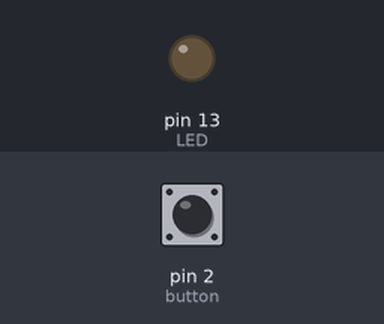
Bench run of a sketch on a simulated Arduino Uno, built with avr-gcc and run on an emulated ATmega328P. Parts: output pins drawn as LEDs (lit = HIGH). Dashed ring = blinking. The inputs (shaded band) are chosen by the test bench; at power-on: pin 2 (button) LOW.

Above: at 1.2 s.
1.3 s: pin 2 (button) pulled HIGH for 1 s
At 2.9 s:
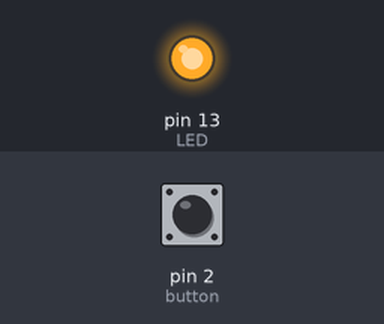
3.8 s: pin 2 (button) pulled HIGH for 0.15 s
At 4.2 s:
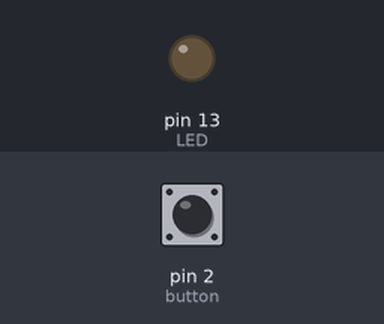
5.4 s: pin 2 (button) pulled HIGH for 3.2 s
At 5.5 s:
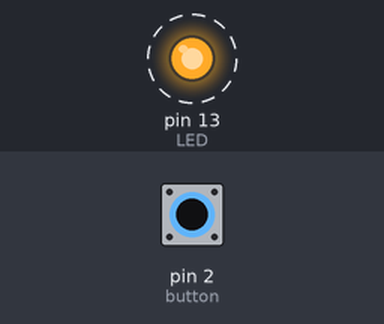
Timing chart, 0 to 9.9 s (numbered marks = the images above; inputs shaded):
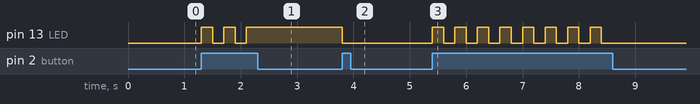

Measured:
- after the input at 1.3 s, pin 13 (LED): alternates HIGH for 0.20 s and LOW for 0.20 s, 5 changes in all, then stays HIGH, starting at once
- after the input at 3.8 s, pin 13 (LED): HIGH → LOW at once
- after the input at 5.4 s, pin 13 (LED): alternates HIGH for 0.20 s and LOW for 0.20 s, 16 changes in all, then stays LOW, starting at once

The sketch:

task_1_buttonled.ino
```cpp
  void setup() {
    DDRB |= (1 << DDB5);   // Set PB5 (pin 13, onboard LED) as OUTPUT (00100000, 1 = output)
    DDRD &= ~(1 << DDD2);  // Set PD2 (pin 2) as INPUT (0 is input)
  }

  void loop() {
    if (PIND & (1 << PIND2)) {       // checks if button is pressed, also explained in the report
      PORTB ^= (1 << PORTB5);        // toggle LED (we use XOR by ^=)
      delay(200);                    // small delay to avoid bouncing
    }
  }
```
